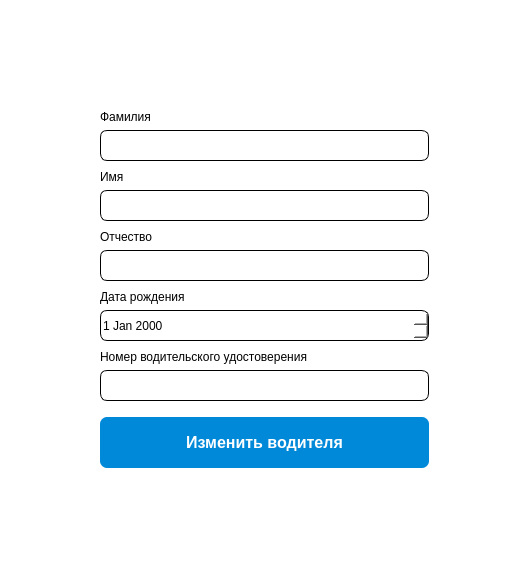
<?xml version="1.0" encoding="UTF-8"?>
<ui version="4.0">
 <class>updateDrivers</class>
 <widget class="QWidget" name="updateDrivers">
  <property name="geometry">
   <rect>
    <x>0</x>
    <y>0</y>
    <width>520</width>
    <height>570</height>
   </rect>
  </property>
  <property name="maximumSize">
   <size>
    <width>520</width>
    <height>570</height>
   </size>
  </property>
  <property name="windowTitle">
   <string>Водители</string>
  </property>
  <property name="windowIcon">
   <iconset resource="icon.qrc">
    <normaloff>:/new/img/icon.jpg</normaloff>:/new/img/icon.jpg</iconset>
  </property>
  <property name="styleSheet">
   <string notr="true">background-color: rgb(255, 255, 255);</string>
  </property>
  <widget class="QPushButton" name="pushButton">
   <property name="geometry">
    <rect>
     <x>100</x>
     <y>417</y>
     <width>329</width>
     <height>51</height>
    </rect>
   </property>
   <property name="font">
    <font>
     <pointsize>12</pointsize>
     <bold>true</bold>
    </font>
   </property>
   <property name="styleSheet">
    <string notr="true">
QPushButton{
	background-color: #0089D9;
	border: none;
	color: white;
	border-radius: 7px;
}

QPushButton:pressed{
	background: #00598C;}</string>
   </property>
   <property name="text">
    <string>Изменить водителя</string>
   </property>
  </widget>
  <widget class="QDateEdit" name="dateEditBirthday">
   <property name="geometry">
    <rect>
     <x>100</x>
     <y>310</y>
     <width>329</width>
     <height>31</height>
    </rect>
   </property>
   <property name="styleSheet">
    <string notr="true">
    border-width: 1px;
    border-style: solid;
    border-color: black;
	border-radius: 7px;
</string>
   </property>
  </widget>
  <widget class="QLabel" name="label_4">
   <property name="geometry">
    <rect>
     <x>100</x>
     <y>167</y>
     <width>63</width>
     <height>20</height>
    </rect>
   </property>
   <property name="text">
    <string>Имя</string>
   </property>
  </widget>
  <widget class="QLabel" name="label">
   <property name="geometry">
    <rect>
     <x>100</x>
     <y>347</y>
     <width>281</width>
     <height>20</height>
    </rect>
   </property>
   <property name="text">
    <string>Номер водительского удостоверения</string>
   </property>
  </widget>
  <widget class="QLineEdit" name="lineEditLicencenumber">
   <property name="geometry">
    <rect>
     <x>100</x>
     <y>370</y>
     <width>329</width>
     <height>31</height>
    </rect>
   </property>
   <property name="font">
    <font>
     <pointsize>10</pointsize>
    </font>
   </property>
   <property name="styleSheet">
    <string notr="true">
    border-width: 1px;
    border-style: solid;
    border-color: black;
	border-radius: 7px;
</string>
   </property>
  </widget>
  <widget class="QLineEdit" name="lineEditName">
   <property name="geometry">
    <rect>
     <x>100</x>
     <y>190</y>
     <width>329</width>
     <height>31</height>
    </rect>
   </property>
   <property name="styleSheet">
    <string notr="true">
    border-width: 1px;
    border-style: solid;
    border-color: black;
	border-radius: 7px;
</string>
   </property>
  </widget>
  <widget class="QLabel" name="label_2">
   <property name="geometry">
    <rect>
     <x>100</x>
     <y>287</y>
     <width>121</width>
     <height>20</height>
    </rect>
   </property>
   <property name="text">
    <string>Дата рождения</string>
   </property>
  </widget>
  <widget class="QLabel" name="label_5">
   <property name="geometry">
    <rect>
     <x>100</x>
     <y>107</y>
     <width>71</width>
     <height>20</height>
    </rect>
   </property>
   <property name="text">
    <string>Фамилия</string>
   </property>
  </widget>
  <widget class="QLineEdit" name="lineEditLastname">
   <property name="geometry">
    <rect>
     <x>100</x>
     <y>130</y>
     <width>329</width>
     <height>31</height>
    </rect>
   </property>
   <property name="sizePolicy">
    <sizepolicy hsizetype="Fixed" vsizetype="Fixed">
     <horstretch>0</horstretch>
     <verstretch>0</verstretch>
    </sizepolicy>
   </property>
   <property name="styleSheet">
    <string notr="true">
    border-width: 1px;
    border-style: solid;
    border-color: black;
	border-radius: 7px;
</string>
   </property>
  </widget>
  <widget class="QLabel" name="label_3">
   <property name="geometry">
    <rect>
     <x>100</x>
     <y>227</y>
     <width>71</width>
     <height>20</height>
    </rect>
   </property>
   <property name="text">
    <string>Отчество</string>
   </property>
  </widget>
  <widget class="QLineEdit" name="lineEditMiddlename">
   <property name="geometry">
    <rect>
     <x>100</x>
     <y>250</y>
     <width>329</width>
     <height>31</height>
    </rect>
   </property>
   <property name="styleSheet">
    <string notr="true">
    border-width: 1px;
    border-style: solid;
    border-color: black;
	border-radius: 7px;
</string>
   </property>
  </widget>
 </widget>
 <resources>
  <include location="icon.qrc"/>
 </resources>
 <connections/>
</ui>
